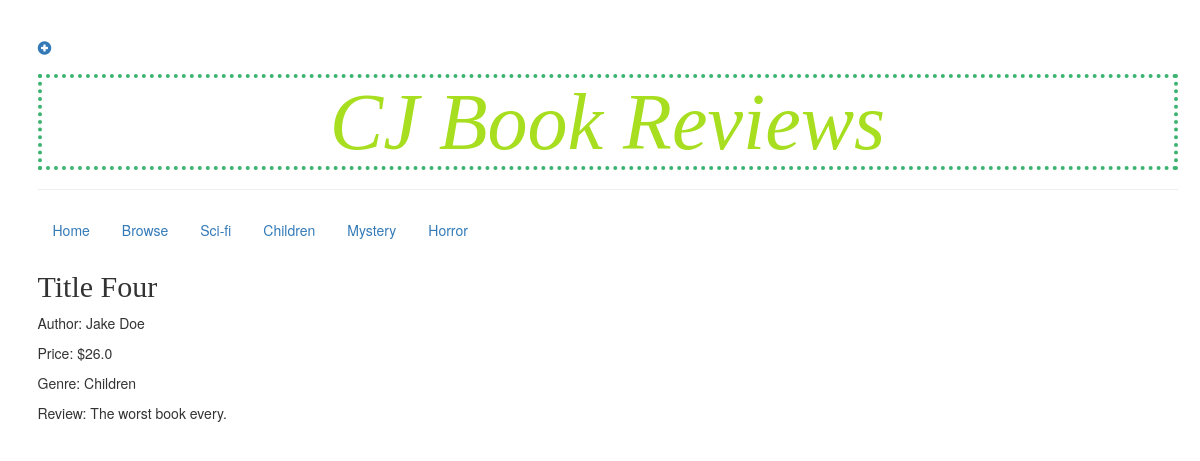
Page /children on the committed database.
### review/models.py (models this page shows, shortened)
class Rev(models.Model):  # class indicates we are defining an object, model.Models means object is a Django model
    title = models.CharField(max_length=200)  # fields
    author = models.CharField(max_length=200)
    price = models.FloatField()
    GENRE_CHOICE = (
        ('Sci-FI', 'Sci-Fi'),
        ('Mystery', 'Mystery'),
        ('Children', 'Children'),
        ('Horror', 'Horror'),
        ('Political Thriller', 'Political Thriller'),
        ('Self-Help', 'Self-Help'),
        ('Biography', 'Biography'),
        ('Textbook', 'Textbook'),
        ('Picture Book', 'Picture Book'),
        ('Travel', 'Travel'),
    )
    genre = models.CharField(max_length=50, choices=GENRE_CHOICE, null=True)
    AGE_CHOICE = (
        ('Toddler', 'Toddlers'),
        ('Kids', 'Kids'),
        ('Young Adult', 'Young Adult'),
        ('College', 'College'),
        ('Adults', 'Adults'),
    )
    age = models.CharField(max_length=50, choices=AGE_CHOICE, null=True)
    review = models.TextField(max_length=2000)

### review/views.py (the view)
# urls.py: path('children', views.children, name='children'),
def children(request):
    chi = Rev.objects.filter(genre="Children")
    return render(request, 'review/chi.html',
                  {'chi': chi})

### review/templates/review/chi.html
{% extends 'review/base.html' %}
{% block content %}
{% for rev in chi %}
    <div>
<h2>{{rev.title}}</h2>
<p> Author: {{rev.author}}</p>
<p> Price: ${{rev.price}}</p>
<p> Genre: {{rev.genre}}</p>
<p> Review: {{rev.review}}</p>
    </div>
{% endfor %}
{% endblock %}

### review/static/css/review.css (style rules this page uses)
body { padding-left: 15px; }
h2 { font-family: 'Lobster', cursive; }

### rows in the picture
Rev: title "Title Four", author "Jake Doe", price "26.0", genre "Children", review "The worst book every."
